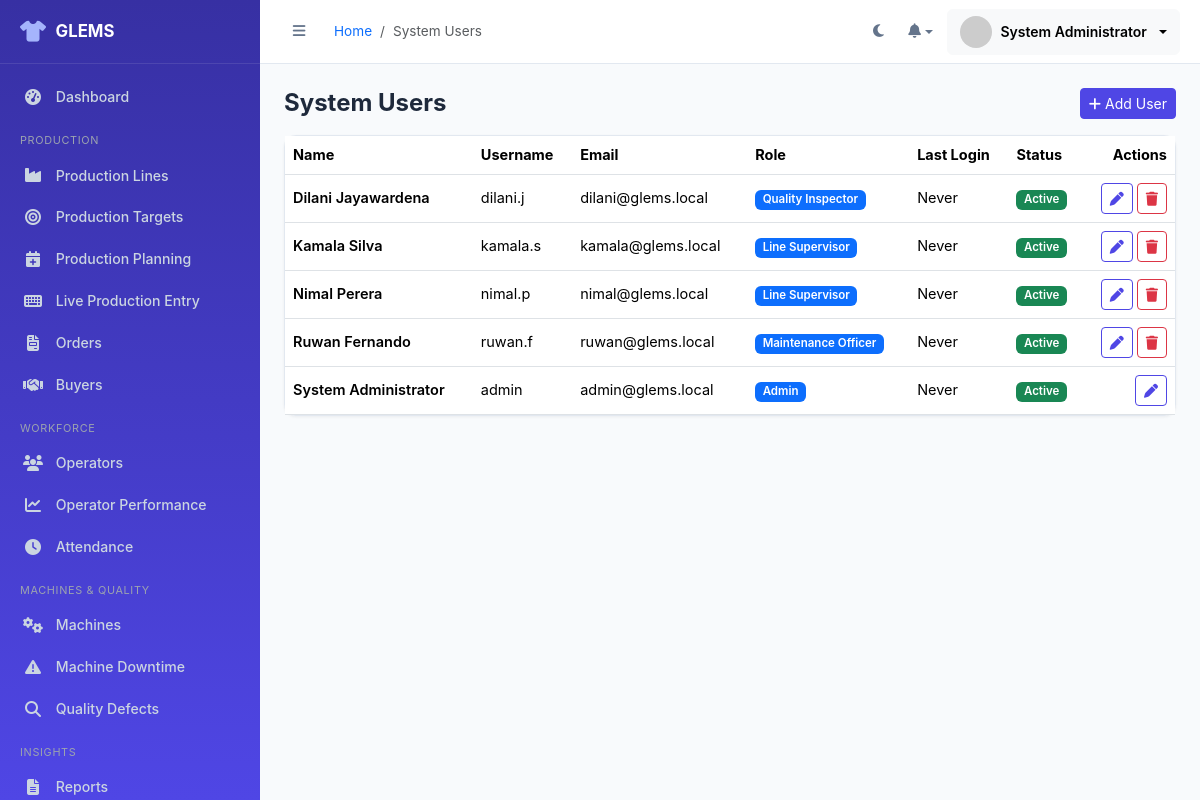
The page /admin/users.php (signed in) on the database its author committed.
### tables this page shows
CREATE TABLE users (
    user_id INT AUTO_INCREMENT PRIMARY KEY,
    role_id INT NOT NULL,
    employee_id VARCHAR(20) DEFAULT NULL,
    full_name VARCHAR(100) NOT NULL,
    username VARCHAR(50) NOT NULL UNIQUE,
    email VARCHAR(100) NOT NULL UNIQUE,
    phone VARCHAR(20) DEFAULT NULL,
    password_hash VARCHAR(255) NOT NULL,
    profile_photo VARCHAR(255) DEFAULT NULL,
    status ENUM('active','inactive','suspended') DEFAULT 'active',
    remember_token VARCHAR(100) DEFAULT NULL,
    reset_token VARCHAR(100) DEFAULT NULL,
    reset_token_expiry DATETIME DEFAULT NULL,
    last_login DATETIME DEFAULT NULL,
    created_at DATETIME DEFAULT CURRENT_TIMESTAMP,
    updated_at DATETIME DEFAULT CURRENT_TIMESTAMP ON UPDATE CURRENT_TIMESTAMP,
    FOREIGN KEY (role_id) REFERENCES roles(role_id)
);

CREATE TABLE roles (
    role_id INT AUTO_INCREMENT PRIMARY KEY,
    role_name VARCHAR(50) NOT NULL UNIQUE,
    role_slug VARCHAR(50) NOT NULL UNIQUE,
    description VARCHAR(255) DEFAULT NULL,
    created_at DATETIME DEFAULT CURRENT_TIMESTAMP
);

### admin/users.php (the view, shortened to what this page needs)
<?php
$pdo = getDBConnection();
$users = $pdo->query("SELECT u.*, r.role_name FROM users u JOIN roles r ON r.role_id=u.role_id ORDER BY u.full_name")->fetchAll();
include BASE_PATH . '/includes/layout_start.php';
?>
<div class="d-flex justify-content-between align-items-center mb-3">
    <h4 class="fw-bold mb-0">System Users</h4>
    <button class="btn btn-primary btn-sm" data-bs-toggle="modal" data-bs-target="#uModal" onclick="resetUForm()"><i class="fa-solid fa-plus me-1"></i>Add User</button>
</div>
<div class="card"><div class="table-responsive">
<table class="table table-hover mb-0 align-middle">
<thead><tr><th>Name</th><th>Username</th><th>Email</th><th>Role</th><th>Last Login</th><th>Status</th><th class="text-end">Actions</th></tr></thead>
<tbody>
<?php foreach ($users as $u): ?>
<tr>
    <td class="fw-semibold"><?= e($u['full_name']) ?></td>
    <td><?= e($u['username']) ?></td>
    <td><?= e($u['email']) ?></td>
    <td><span class="badge bg-primary"><?= e($u['role_name']) ?></span></td>
    <td><?= $u['last_login'] ? format_date($u['last_login'], 'd M, h:i A') : 'Never' ?></td>
    <td><?= status_badge($u['status']) ?></td>
    <td class="text-end">
        <button class="btn btn-sm btn-outline-primary" onclick='editU(<?= json_encode($u) ?>)'><i class="fa-solid fa-pen"></i></button>
        <?php if ((int)$u['user_id'] !== (int)$_SESSION['user_id']): ?>
        <form method="POST" class="d-inline" onsubmit="return confirmDelete()">
            <button class="btn btn-sm btn-outline-danger"><i class="fa-solid fa-trash"></i></button>
        </form>
        <?php endif; ?>
    </td>
</tr>
<?php endforeach; ?>
</tbody></table>
</div></div>
<?php include BASE_PATH . '/includes/layout_end.php'; ?>

### includes/functions.php (shortened to what this page needs)
<?php
function e(?string $value): string
{
    return htmlspecialchars($value ?? '', ENT_QUOTES, 'UTF-8');
}
function status_badge(string $status): string
{
    $map = [
        'active'      => 'success', 'running'  => 'success', 'resolved' => 'success',
        'inactive'    => 'secondary', 'idle'    => 'secondary',
        'stopped'     => 'danger',  'suspended' => 'danger', 'absent'   => 'danger',
        'maintenance' => 'warning', 'open'     => 'warning', 'pending'  => 'warning',
        'in_progress' => 'info',    'present'  => 'success', 'leave'    => 'info',
        'completed'   => 'primary', 'delayed'  => 'danger', 'cancelled' => 'secondary',
    ];
    $class = $map[$status] ?? 'secondary';
    $label = ucwords(str_replace('_', ' ', $status));
    return '<span class="badge bg-' . $class . '">' . e($label) . '</span>';
}

### assets/css/style.css (style rules this page uses)
:root { --glems-primary: #4F46E5; --glems-primary-light: #818CF8; --glems-primary-dark: #3730A3; --glems-success: #10B981; --glems-warning: #F59E0B; --glems-danger: #EF4444; --glems-accent: #06B6D4; --glems-bg: #F8FAFC; --glems-surface: #FFFFFF; --glems-border: #E2E8F0; --glems-text: #1E293B; --glems-text-muted: #64748B; --sidebar-width: 260px; --sidebar-collapsed: 78px; --header-height: 64px; --radius: 12px; --shadow-sm: 0 1px 3px rgba(15,23,42,0.06); --shadow-md: 0 4px 16px rgba(15,23,42,0.08); }
* { box-sizing: border-box; }
body { background: var(--glems-bg); color: var(--glems-text); font-family: 'Inter', 'Segoe UI', system-ui, sans-serif; font-size: 14.5px; transition: background .25s, color .25s; }
.card { border:1px solid var(--glems-border); border-radius:var(--radius); box-shadow:var(--shadow-sm); background:var(--glems-surface); }
.btn-primary { background:var(--glems-primary); border-color:var(--glems-primary); }
.btn-outline-primary { color:var(--glems-primary); border-color:var(--glems-primary); }
.badge { font-weight:600; font-size:.72rem; }

### rows shown on the page
users: full_name "Dilani Jayawardena", username "dilani.j", email "dilani@glems.local", role.role_name "Quality Inspector", shows "Never", status "Active"
users: full_name "Kamala Silva", username "kamala.s", email "kamala@glems.local", role.role_name "Line Supervisor", shows "Never", status "Active"
users: full_name "Nimal Perera", username "nimal.p", email "nimal@glems.local", role.role_name "Line Supervisor", shows "Never", status "Active"
users: full_name "Ruwan Fernando", username "ruwan.f", email "ruwan@glems.local", role.role_name "Maintenance Officer", shows "Never", status "Active"
users: full_name "System Administrator", username "admin", email "admin@glems.local", role.role_name "Admin", shows "Never", status "Active"

### other values the page prints
APP_NAME "GLEMS"
$label "Dashboard Production Lines Production Targets Production Planning Live Production Entry Orders Buyers Operators Operator Performance Attendance Machines Machine Downtime Quality Defects Reports"
$bc['label'] "System Users"
$_SESSION['full_name'] "System Administrator"
